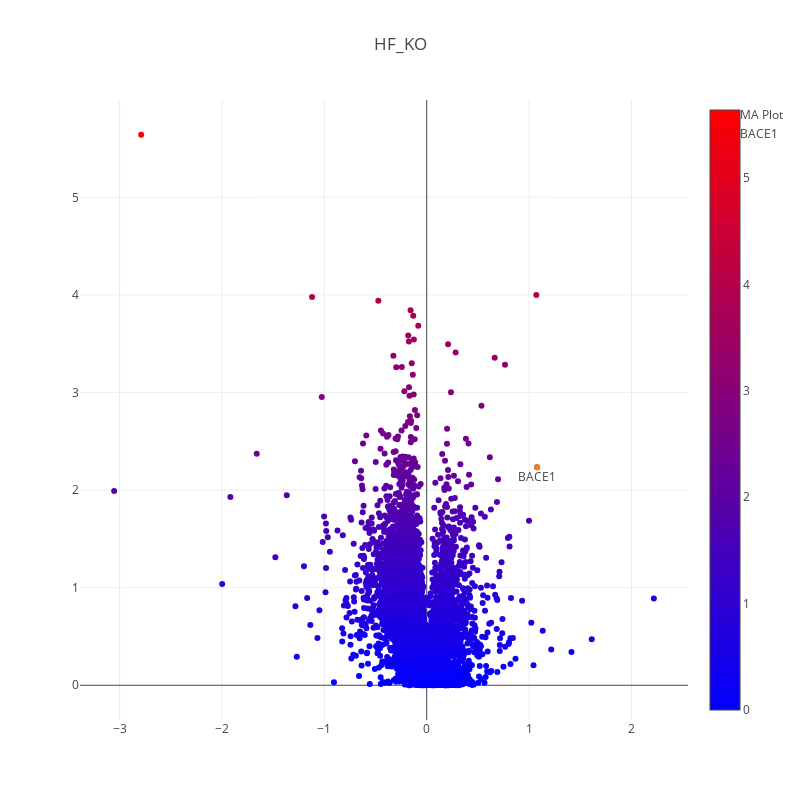

Notebook source saved alongside this figure:
### Code cell
#interactive plot
trace_1 = go.Scatter(
    x=hippo_df['log2_fc_{}'.format(tag)],
    y=hippo_df['log10_{}_pvalue'.format(tag)],
    mode='markers',
    name='MA Plot',
    text = [df.loc[i]['Fasta headers'].split('|')[2].split(';')[0].split(' ')[0] for i in hippo_df.index.values],
    hoverinfo = 'text',
    marker=dict(
        #size=16,
        color = hippo_df['log10_{}_pvalue'.format(tag)], #set color equal to a variable
        colorscale='Bluered',
        showscale=True
    )
)


annot_1 = go.Scatter(
    x=[hippo_df.loc[bace_index]['log2_fc_{}'.format(tag)]],
    y=[hippo_df.loc[bace_index]['log10_{}_pvalue'.format(tag)]],
    mode='markers+text',
    name='BACE1',
    text=['BACE1'],
    textposition='bottom center'
)
layout = dict(title=tag,
             width=800,
             height=800,
              
             )

fig = go.Figure(data=[trace_1,annot_1], 
                layout=layout)
iplot(fig, filename='test')

### Figure 1 — Plotly figure (JSON) as saved in the notebook; plotly's stock layout.template omitted (floating-point values rounded to 4 significant figures; data arrays with more than 128 entries replaced by an {"elided": "..."} marker saying what was removed)
{"data": [{"hoverinfo": "text", "marker": {"color": {"elided": "7347 float values"}, "colorscale": "Bluered", "showscale": true}, "mode": "markers", "name": "MA Plot", "text": {"elided": "7347 str values"}, "type": "scatter", "uid": "d0060f44-936a-4b44-82b3-f461f9502096", "x": {"elided": "7347 float values"}, "y": {"elided": "7347 float values"}}, {"mode": "markers+text", "name": "BACE1", "text": ["BACE1"], "textposition": "bottom center", "type": "scatter", "uid": "146f45fd-82de-4d32-af60-c5abce09e9c1", "x": [1.078], "y": [2.235]}], "layout": {"height": 800, "title": {"text": "HF_KO"}, "width": 800}}
